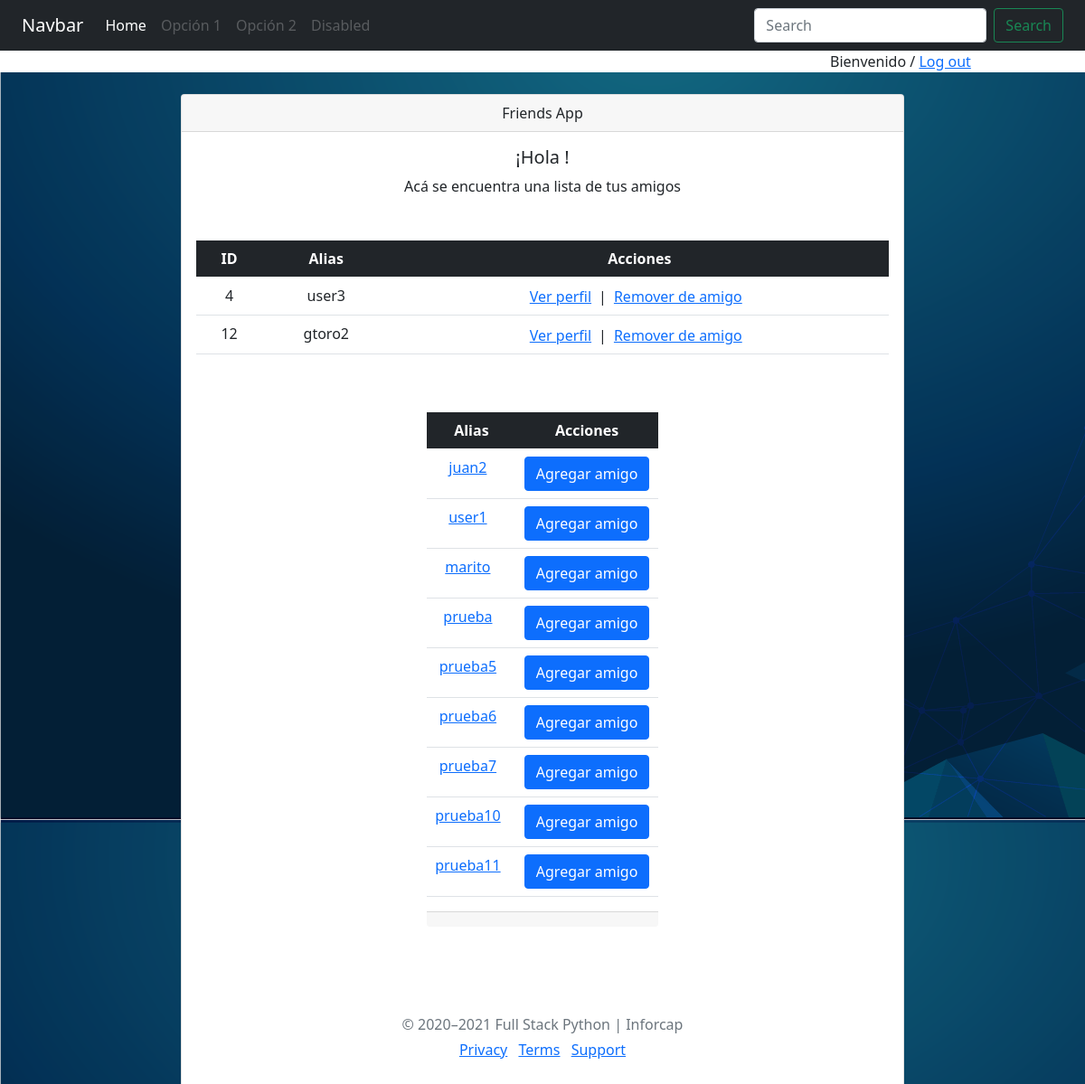
Page /friends (signed in) on the committed database.
### login_app/models.py (models this page shows)
class Usuario(models.Model):
    name = models.CharField(max_length=55)
    alias = models.CharField(max_length=55)
    fNacimiento = models.DateTimeField()
    created_at = models.DateTimeField(auto_now_add=True)
    updated_at = models.DateTimeField(auto_now=True)
    cuenta = models.ForeignKey(Cuenta, related_name='usuario', on_delete=models.CASCADE)
    objects = UsuarioManager()

### login_app/views.py (the view)
# urls.py: path('friends', views.friend),
def friend(request):
    temp=Usuario.objects.all().exclude(id=request.session['log_id'])
    u1 = Usuario.objects.get(id=request.session['log_id'])
    for user in u1.cuenta.id_cuenta_friends.all():
        temp=temp.exclude(id=user.id)
    context={
        'friend': u1.cuenta.id_cuenta_friends.all(),
        'not_friend': temp
    }
    return render(request, "friends.html",context)

### login_app/templates/friends.html (shortened to what this page needs)
{% extends "index.html" %}
{% block pagina %}
    <div class="row" style="background: white">
        <div class="col-9"></div>
        <div class="col-3"> Bienvenido
            {% block datos %}
            /
            {% endblock %}
            <a href="/logout" class="text-end">Log out</a>
        </div>
    </div>
    {% block sesion %}
    <div class="card text-center col-8 m-auto mt-4">
        <div class="card-header ">
        Friends App
        </div>
    <div class="card-body">
        <h5 class="card-title">¡Hola {{ request.session.log_name}}!</h5>
        <p class="card-text">Acá se encuentra una lista de tus amigos</p>
        <div class="table-responsive col-12 mx-auto mt-5">
        <table class="table table-hover table-inf">
            <thead>
                <tr class="table-dark">
                <th scope="col">ID</th>
                  <th scope="col">Alias</th>
                  <th scope="col">Acciones</th>
                </tr>
            </thead>
            <tbody>
            {% for person in friend %}
                <tr>
                <td scope="row">{{ person.id }}</td>
                    <td scope="row">{{ person.alias }}</td>
                    <td>
                        <div class="btn-group" role="group" aria-label="Basic mixed styles example">
                            <a href="/user/{{ person.id }}" class="text-start me-2">Ver perfil </a> |
                            <a href="/delete_friend/{{ person.id }}" class="text-start me-2 ms-2">Remover de amigo</a>
                        </div>
                    </td>
                </tr>
                {% endfor %}
            </tbody>
        </table>
    </div>
        <div class="table-responsive col-4 mx-auto mt-5">
        <table class="table table-hover table-inf">
            <thead>
                <tr class="table-dark">
                  <th scope="col">Alias</th>
                  <th scope="col">Acciones</th>
                </tr>
            </thead>
            <tbody>
            {% for person in not_friend %}
                <tr>
                    <td scope="row"><a href="/user/{{ person.id }}" class="text-start me-2">{{ person.alias }} </a></td>
                    <td>
                        <div class="btn-group" role="group" aria-label="Basic mixed styles example">
                                    <a href="/add_friend/{{ person.id }}" class="btn btn-primary">Agregar amigo</a>
                        </div>
                    </td>
                </tr>
                {% endfor %}
            </tbody>
        </table>
    <div class="card-footer text-muted">
    </div>
</div>
{% endblock %}
{% endblock %}

### login_app/static/style_css.css (style rules this page uses)
* { padding: 0; margin: 0; border: 0; }
#fondo { background-image: url("/static/img/imagen1.png"); }

### rows in the picture
Usuario: id "4", alias "user3"
Usuario: id "12", alias "gtoro2"
Usuario: alias "juan2"
Usuario: alias "user1"
Usuario: alias "marito"
Usuario: alias "prueba"
Usuario: alias "prueba5"
Usuario: alias "prueba6"
Usuario: alias "prueba7"
Usuario: alias "prueba10"
Usuario: alias "prueba11"
